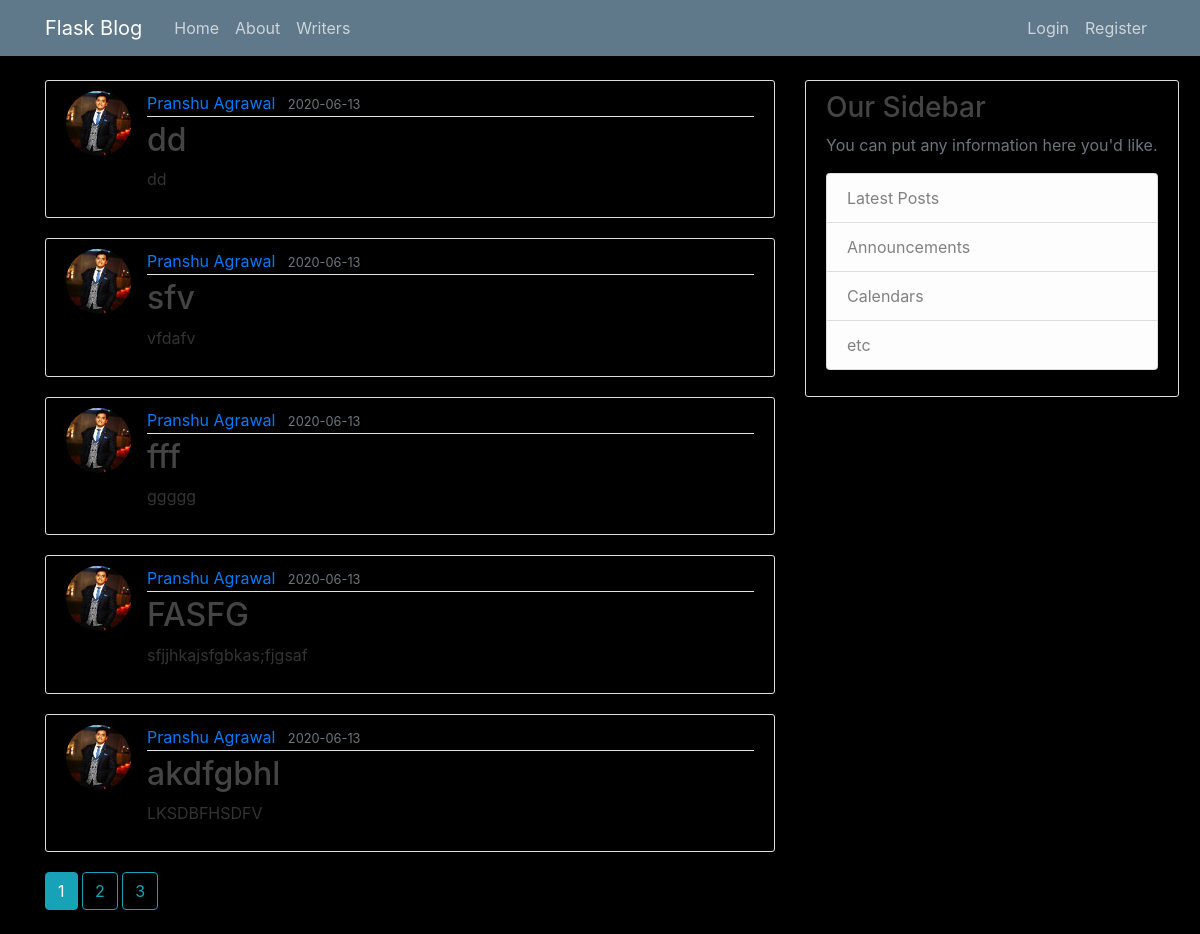
The page /home on the database its author committed.
### flaskblog/Models.py (models this page shows, shortened)
class Post(db.Model):
	id = db.Column(db.Integer, primary_key=True)
	title = db.Column(db.String(100), nullable=False)
	date_posted = db.Column(db.DateTime, nullable=False, default=datetime.utcnow)
	content = db.Column(db.Text, nullable=False)
	user_id = db.Column(db.Integer, db.ForeignKey('user.id'), nullable=False)

class User(db.Model, UserMixin):
	id = db.Column(db.Integer, primary_key=True)
	username = db.Column(db.String(20), unique=True, nullable=False)
	email = db.Column(db.String(120), unique=True, nullable=False)
	image_file = db.Column(db.String(20), nullable=False, default='default.jpg')
	password = db.Column(db.String(60), nullable=False)
	posts = db.relationship('Post', backref='author', lazy=True)

### flaskblog/main/routes.py (the view)
@main.route("/")
@main.route("/home")
def home():
	page = request.args.get('page', 1, type=int)
	posts = Post.query.order_by(Post.date_posted.desc()).paginate(page=page, per_page=5)
	return render_template('home.html', posts=posts )

### flaskblog/Templates/home.html
{% extends "layout.html" %}
{% block content %}
	{% for post in posts.items %}
		<article class="media content-section">
			<img class="rounded-circle article-img" src="{{ url_for('static', filename='profile_pics/'+ post.author.image_file) }}">
		  <div class="media-body">
		    <div class="article-metadata">
		      <a class="mr-2" href="{{ url_for('users.user_posts', username=post.author.username) }}">{{ post.author.username }}</a>
		      <small class="text-muted">{{ post.date_posted.strftime('%Y-%m-%d') }}</small>
		    </div>
		    <h2><a class="article-title" href="{{ url_for('posts.post', post_id=post.id) }}">{{ post.title }}</a></h2>
		    <p class="article-content">{{ post.content }}</p>
		  </div>
		</article>
	{% endfor %}
	{% for page_num in posts.iter_pages(left_edge=1, right_edge=1, left_current=1, right_current=2) %}
		{% if page_num %}
			{% if posts.page == page_num %}
				<a class="btn btn-info mb-4" href="{{ url_for('main.home', page=page_num) }}">{{ page_num }}</a>
			{% else %}
				<a class="btn btn-outline-info mb-4" href="{{ url_for('main.home', page=page_num) }}">{{ page_num }}</a>
			{% endif %}
		{% else %}
			...
		{% endif %}
	{% endfor %}
{% endblock content %}

### flaskblog/static/main.css (style rules this page uses)
body { background: #000000; color: #333333; margin-top: 5rem; }
h1, h2, h3, h4, h5, h6 { color: #444444; }
.content-section { background: #00000000; padding: 10px 20px; border: 1px solid #dddddd; border-radius: 3px; margin-bottom: 20px; }
.article-title { color: #444444; }
.article-content { white-space: pre-line; }
.article-img { height: 65px; width: 65px; margin-right: 16px; }
.article-metadata { padding-bottom: 1px; margin-bottom: 4px; border-bottom: 1px solid #e3e3e3 }

### rows shown on the page
Post: image_file (picture), author.username "Pranshu Agrawal", date_posted "2020-06-13", title "dd", content "dd"
Post: image_file (picture), author.username "Pranshu Agrawal", date_posted "2020-06-13", title "sfv", content "vfdafv"
Post: image_file (picture), author.username "Pranshu Agrawal", date_posted "2020-06-13", title "fff", content "ggggg"
Post: image_file (picture), author.username "Pranshu Agrawal", date_posted "2020-06-13", title "FASFG", content "sfjjhkajsfgbkas;fjgsaf"
Post: image_file (picture), author.username "Pranshu Agrawal", date_posted "2020-06-13", title "akdfgbhl", content "LKSDBFHSDFV"

### other values the page prints
{{ page_num }} "1"
{{ page_num }} "2" "3"
